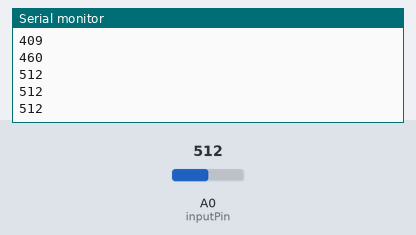
Recording of a sketch running on a simulated Arduino Uno, built with avr-gcc and run on an emulated ATmega328P. On the bench: the last lines printed to the serial monitor. The test bench sets the inputs (shaded band); at power-on: A0 (inputPin) = 512.

Above: at 1.2 s.
1.3 s: A0 (inputPin) set to 716
At 1.31 s:
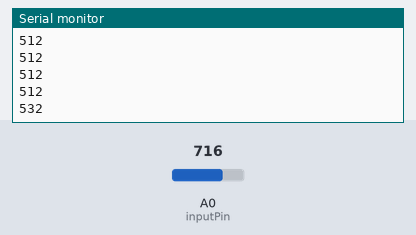
2.8 s: A0 (inputPin) set to 900
At 2.81 s:
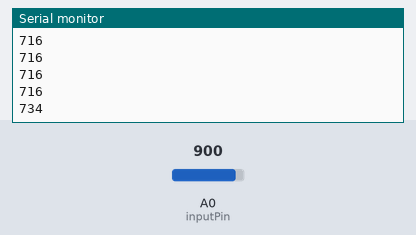
Timing chart, 0 to 5.8 s (numbered marks = the images above; inputs shaded):
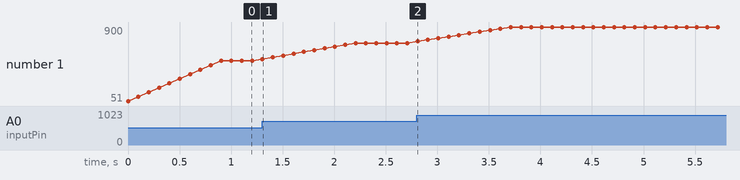

Measured:
- after the input at 1.3 s, the serial monitor: prints a new line at once (image 1)
- after the input at 2.8 s, the serial monitor: prints a new line at once (image 2)
- plotted number 1: 512 → 716 after the input at 1.3 s, 716 → 900 after the input at 2.8 s

The sketch:

moving.ino
```cpp
const int numReadings = 10;

int readings[numReadings];
int readIndex = 0;
int total = 0;
int average = 0;

int inputPin = A0;

void setup() {
  // put your setup code here, to run once:
  Serial.begin(115200);
  for(int thisReading = 0; thisReading < numReadings; thisReading++){
    readings[thisReading] = 0;
  }
}

void loop() {
  // put your main code here, to run repeatedly:
  total = total - readings[readIndex];
  readings[readIndex] = analogRead(inputPin);
  total = total + readings[readIndex];
  readIndex = readIndex + 1;
  if(readIndex >= numReadings){
    readIndex = 0;
  }

  average =total / numReadings;
  Serial.println(average);
  delay(100);
}
```
